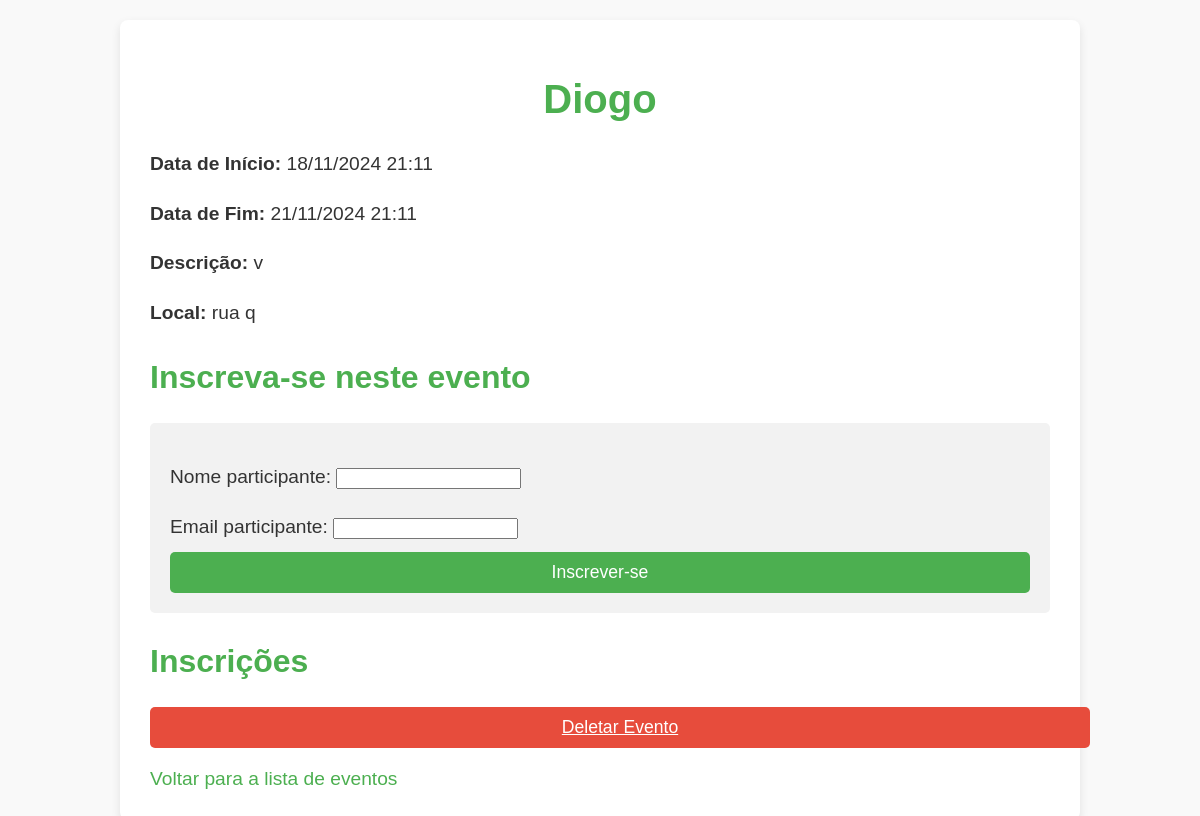
Screenshot of /evento/1/ (signed in) with the database file from the repository.
### events/models.py (models this page shows, shortened)
class Evento(models.Model):
    nome = models.CharField(max_length=200)
    descricao = models.TextField()
    data_inicio = models.DateTimeField()
    data_fim = models.DateTimeField()
    local = models.CharField(max_length=255)
    organizador = models.ForeignKey(User, on_delete=models.CASCADE, default=1)
    class Meta:
        verbose_name = 'Evento'
        verbose_name_plural = 'Eventos'
        ordering = ['data_inicio']

### events/views.py (the view)
# urls.py: path('evento/<int:evento_id>/', views.detalhes_evento, name='detalhes_evento'),
@login_required
def detalhes_evento(request, evento_id):
    evento = get_object_or_404(Evento, id=evento_id)
    inscricoes = evento.inscricoes.all()
    if request.method == 'POST':
        form = InscricaoForm(request.POST, evento=evento)
        if form.is_valid():
            inscricao = form.save(commit=False)
            inscricao.evento = evento
            inscricao.save()
            messages.success(request, "Inscrição realizada com sucesso!")
            return redirect('detalhes_evento', evento_id=evento.id)
    else:
        form = InscricaoForm(evento=evento)
    return render(request, 'events/detalhes_evento.html', {
        'evento': evento,
        'inscricoes': inscricoes,
        'form': form,
    })

### events/forms.py (shortened to what this page needs)
class InscricaoForm(forms.ModelForm):
    class Meta:
        model = Inscricao
        fields = ['nome_participante', 'email_participante']
    def __init__(self, *args, **kwargs):
        self.evento = kwargs.pop('evento', None)
        super(InscricaoForm, self).__init__(*args, **kwargs)

### events/templates/events/detalhes_evento.html (shortened to what this page needs)
<!DOCTYPE html>
<html lang="pt-br">
<head>
</head>
<body>
    <div class="container">
        <header>
            <h1>{{ evento.nome }}</h1>
        </header>
        <main>
            <p><strong>Data de Início:</strong> {{ evento.data_inicio|date:"d/m/Y H:i" }}</p>
            <p><strong>Data de Fim:</strong> {{ evento.data_fim|date:"d/m/Y H:i" }}</p>
            <p><strong>Descrição:</strong> {{ evento.descricao }}</p>
            <p><strong>Local:</strong> {{ evento.local }}</p>
            <h2>Inscreva-se neste evento</h2>
            <form method="post">
                {{ form.as_p }}
                <button type="submit" class="btn btn-green">Inscrever-se</button>
            </form>
            <h2>Inscrições</h2>
            <a href="{% url 'deletar_evento' evento.id %}" class="btn btn-red" style="display: block; text-align: center; margin-top: 20px;">Deletar Evento</a>
            <a href="{% url 'lista_eventos' %}" class="back-link">Voltar para a lista de eventos</a>
        </main>
    </div>
</body>
</html>

### events/templates/events/detalhes_evento.html (style rules this page uses)
body { font-family: Arial, sans-serif; background-color: #f9f9f9; margin: 0; padding: 0; color: #333; display: flex; justify-content: center; align-items: flex-start; min-height: 100vh; }
.container { background-color: #fff; padding: 30px; border-radius: 8px; box-shadow: 0 4px 10px rgba(0, 0, 0, 0.1); max-width: 900px; width: 100%; margin-top: 20px; }
header { text-align: center; margin-bottom: 20px; }
h1 { font-size: 2.5em; color: #4CAF50; }
h2 { font-size: 2em; color: #4CAF50; margin-top: 30px; }
p { font-size: 1.2em; line-height: 1.6; margin-bottom: 10px; }
p strong { color: #333; }
form { background-color: #f2f2f2; padding: 20px; border-radius: 5px; margin-top: 20px; }
.btn { color: #fff; padding: 10px 20px; font-size: 1.1em; border: none; border-radius: 5px; cursor: pointer; transition: background-color 0.3s ease; width: 100%; display: inline-block; text-align: center; }
.btn-green { background-color: #4CAF50; }
.btn-red { background-color: #e74c3c; }
.back-link { display: inline-block; margin-top: 20px; font-size: 1.2em; color: #4CAF50; text-decoration: none; text-align: center; }

### rows the page displays
Evento: nome "Diogo", data_inicio "18/11/2024 21:11", data_fim "21/11/2024 21:11", descricao "v", local "rua q"
